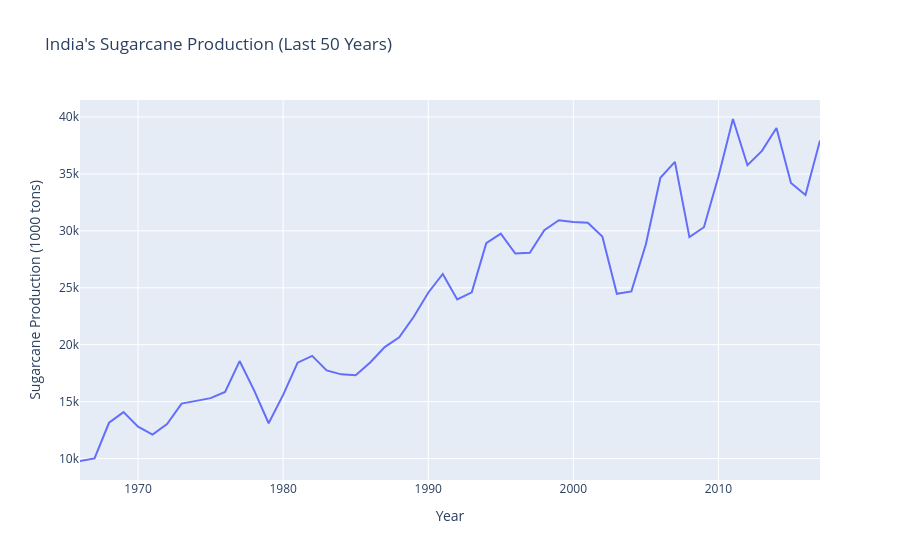

This figure's notebook cell:
### Markdown cell above
Filter only sugarcane data
Group by year and sum production
Plot the line chart

### Code cell
df.sugarcane=df[df['Year']>=1966]
sugarcane_trend=df.sugarcane.groupby('Year')['SUGARCANE PRODUCTION (1000 tons)'].sum().reset_index()
sugarcane_last_50 = sugarcane_trend.tail(50)
fig=px.line(
    sugarcane_trend,
    x='Year',
    y='SUGARCANE PRODUCTION (1000 tons)',
    title="India's Sugarcane Production (Last 50 Years)",


)
fig.update_traces(textposition='top center', texttemplate='%{text:,}', marker=dict(color='orange'))
fig.update_layout(xaxis_title='Year', yaxis_title='Sugarcane Production (1000 tons)')
fig.show()

### Figure 1 — Plotly figure (JSON) as saved in the notebook; plotly's stock layout.template omitted (floating-point values rounded to 4 significant figures)
{"data": [{"hovertemplate": "Year=%{x}<br>SUGARCANE PRODUCTION (1000 tons)=%{y}<extra></extra>", "legendgroup": "", "line": {"color": "#636efa", "dash": "solid"}, "marker": {"color": "orange", "symbol": "circle"}, "mode": "lines", "name": "", "orientation": "v", "showlegend": false, "textposition": "top center", "texttemplate": "%{text:,}", "type": "scatter", "x": [1966, 1967, 1968, 1969, 1970, 1971, 1972, 1973, 1974, 1975, 1976, 1977, 1978, 1979, 1980, 1981, 1982, 1983, 1984, 1985, 1986, 1987, 1988, 1989, 1990, 1991, 1992, 1993, 1994, 1995, 1996, 1997, 1998, 1999, 2000, 2001, 2002, 2003, 2004, 2005, 2006, 2007, 2008, 2009, 2010, 2011, 2012, 2013, 2014, 2015, 2016, 2017], "xaxis": "x", "y": [9791.0, 10020.0, 13150.0, 14080.0, 12810.0, 12110.0, 13040.0, 14830.0, 15070.0, 15310.0, 15860.0, 18570.0, 15990.0, 13110.0, 15600.0, 18420.0, 19020.0, 17750.0, 17400.0, 17320.0, 18450.0, 19800.0, 20650.0, 22460.0, 24570.0, 26210.0, 23980.0, 24600.0, 28910.0, 29750.0, 28000.0, 28080.0, 30070.0, 30930.0, 30780.0, 30710.0, 29500.0, 24470.0, 24680.0, 28820.0, 34660.0, 36060.0, 29450.0, 30320.0, 34760.0, 39820.0, 35760.0, 37020.0, 39040.0, 34200.0, 33150.0, 37940.0], "yaxis": "y"}], "layout": {"legend": {"tracegroupgap": 0}, "title": {"text": "India's Sugarcane Production (Last 50 Years)"}, "xaxis": {"anchor": "y", "domain": [0, 1], "title": {"text": "Year"}}, "yaxis": {"anchor": "x", "domain": [0, 1], "title": {"text": "Sugarcane Production (1000 tons)"}}}}
